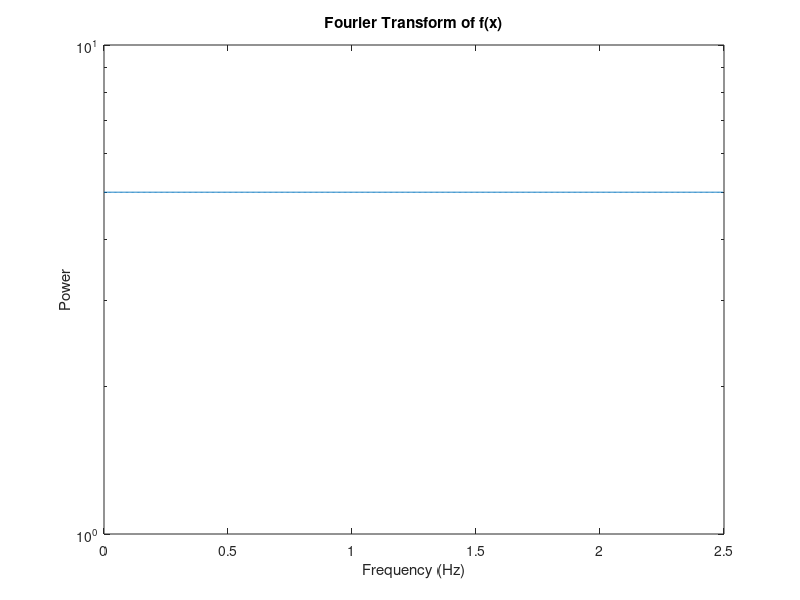

MATLAB code to generate this figure:
% Script to plot the Fourier Transform of a given function
done = false;
% Define the sampling frequency

% Create a vector of 10^5 points between -10 and 10
x0 = -250 + 500*rand(1,50);
while(~done)
    tbound = input('width? ')/2;
    SF = input('sampling frequency?' );
    t = -tbound:1/SF:tbound;
    % Input given function
    x = input('input function: ');
    % Minimum length of FFT multiplied by 20
    n = (2^5)*(2^nextpow2(length(t))); % Length of FFT
                                       % Apply Fast Fourier Transform
    X = fft(x,n); 
    % FFT is symmetric, throw away second half
    X = X(1:n/2); 
    % Ignore imaginary values of X
    Y = abs(X);
    % Normalise the frequency scale
    f = (0:n/2-1)*SF/n;
    % Generate the plot, title and labels. 
    %figure(1);
    %plot(t,x);
    %title('f(x)'); 
    %xlabel('x'); 
    %ylabel('f(x)'); 
    %figure(2);
    semilogy(f,Y); 
    title('Fourier Transform of f(x)'); 
    xlabel('Frequency (Hz)'); 
    ylabel('Power');
    % Limit the x axis (Is there a better way to scale it?)
    % xlim([0,1]);
    hold all;
    done = input('done? ');
end
